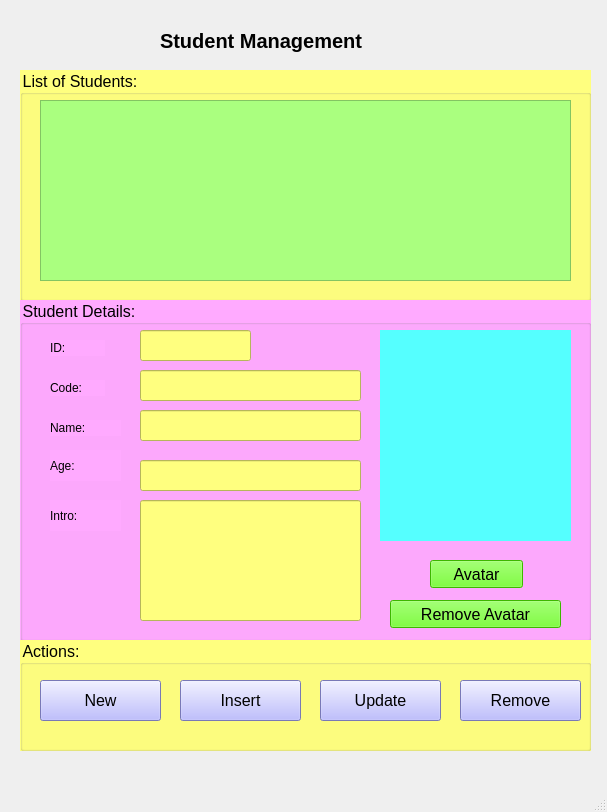
<?xml version="1.0" encoding="UTF-8"?>
<ui version="4.0">
 <class>MainWindow</class>
 <widget class="QMainWindow" name="MainWindow">
  <property name="geometry">
   <rect>
    <x>0</x>
    <y>0</y>
    <width>607</width>
    <height>812</height>
   </rect>
  </property>
  <property name="windowTitle">
   <string>Pham Vi Anh - K234111423 - Student Management</string>
  </property>
  <property name="windowIcon">
   <iconset>
    <normaloff>images/ic_avatar.jpg</normaloff>images/ic_avatar.jpg</iconset>
  </property>
  <widget class="QWidget" name="centralwidget">
   <widget class="QGroupBox" name="groupBox_3">
    <property name="geometry">
     <rect>
      <x>20</x>
      <y>70</y>
      <width>571</width>
      <height>231</height>
     </rect>
    </property>
    <property name="font">
     <font>
      <pointsize>12</pointsize>
     </font>
    </property>
    <property name="styleSheet">
     <string notr="true">background-color: rgb(255, 255, 127);</string>
    </property>
    <property name="title">
     <string>List of Students:</string>
    </property>
    <widget class="QTableWidget" name="tableWidgetStudent">
     <property name="geometry">
      <rect>
       <x>20</x>
       <y>30</y>
       <width>531</width>
       <height>181</height>
      </rect>
     </property>
     <property name="styleSheet">
      <string notr="true">background-color: rgb(170, 255, 127);</string>
     </property>
    </widget>
   </widget>
   <widget class="QLabel" name="label">
    <property name="geometry">
     <rect>
      <x>160</x>
      <y>20</y>
      <width>291</width>
      <height>41</height>
     </rect>
    </property>
    <property name="font">
     <font>
      <pointsize>15</pointsize>
      <weight>75</weight>
      <bold>true</bold>
     </font>
    </property>
    <property name="text">
     <string>Student Management</string>
    </property>
   </widget>
   <widget class="QGroupBox" name="groupBox_2">
    <property name="geometry">
     <rect>
      <x>20</x>
      <y>300</y>
      <width>571</width>
      <height>341</height>
     </rect>
    </property>
    <property name="font">
     <font>
      <pointsize>12</pointsize>
     </font>
    </property>
    <property name="styleSheet">
     <string notr="true">background-color: rgb(255, 170, 255);</string>
    </property>
    <property name="title">
     <string>Student Details:</string>
    </property>
    <widget class="QLabel" name="label_2">
     <property name="geometry">
      <rect>
       <x>30</x>
       <y>40</y>
       <width>55</width>
       <height>16</height>
      </rect>
     </property>
     <property name="text">
      <string>ID:</string>
     </property>
    </widget>
    <widget class="QLabel" name="label_3">
     <property name="geometry">
      <rect>
       <x>30</x>
       <y>80</y>
       <width>55</width>
       <height>16</height>
      </rect>
     </property>
     <property name="text">
      <string>Code:</string>
     </property>
    </widget>
    <widget class="QLabel" name="label_6">
     <property name="geometry">
      <rect>
       <x>30</x>
       <y>120</y>
       <width>71</width>
       <height>16</height>
      </rect>
     </property>
     <property name="text">
      <string>Name:</string>
     </property>
    </widget>
    <widget class="QLabel" name="label_7">
     <property name="geometry">
      <rect>
       <x>30</x>
       <y>150</y>
       <width>71</width>
       <height>31</height>
      </rect>
     </property>
     <property name="text">
      <string>Age:</string>
     </property>
    </widget>
    <widget class="QLabel" name="label_8">
     <property name="geometry">
      <rect>
       <x>30</x>
       <y>200</y>
       <width>71</width>
       <height>31</height>
      </rect>
     </property>
     <property name="text">
      <string>Intro:</string>
     </property>
    </widget>
    <widget class="QLineEdit" name="lineEditID">
     <property name="geometry">
      <rect>
       <x>120</x>
       <y>30</y>
       <width>111</width>
       <height>31</height>
      </rect>
     </property>
     <property name="styleSheet">
      <string notr="true">background-color: rgb(255, 255, 127);</string>
     </property>
    </widget>
    <widget class="QLineEdit" name="lineEditCode">
     <property name="geometry">
      <rect>
       <x>120</x>
       <y>70</y>
       <width>221</width>
       <height>31</height>
      </rect>
     </property>
     <property name="styleSheet">
      <string notr="true">background-color: rgb(255, 255, 127);</string>
     </property>
    </widget>
    <widget class="QLineEdit" name="lineEditName">
     <property name="geometry">
      <rect>
       <x>120</x>
       <y>110</y>
       <width>221</width>
       <height>31</height>
      </rect>
     </property>
     <property name="styleSheet">
      <string notr="true">background-color: rgb(255, 255, 127);</string>
     </property>
    </widget>
    <widget class="QLineEdit" name="lineEditAge">
     <property name="geometry">
      <rect>
       <x>120</x>
       <y>160</y>
       <width>221</width>
       <height>31</height>
      </rect>
     </property>
     <property name="styleSheet">
      <string notr="true">background-color: rgb(255, 255, 127);</string>
     </property>
    </widget>
    <widget class="QLineEdit" name="lineEditIntro">
     <property name="geometry">
      <rect>
       <x>120</x>
       <y>200</y>
       <width>221</width>
       <height>121</height>
      </rect>
     </property>
     <property name="styleSheet">
      <string notr="true">background-color: rgb(255, 255, 127);</string>
     </property>
    </widget>
    <widget class="QLabel" name="labelAvatar">
     <property name="geometry">
      <rect>
       <x>360</x>
       <y>30</y>
       <width>191</width>
       <height>211</height>
      </rect>
     </property>
     <property name="styleSheet">
      <string notr="true">background-color: rgb(85, 255, 255);</string>
     </property>
     <property name="text">
      <string/>
     </property>
    </widget>
    <widget class="QPushButton" name="pushButtonAvatar">
     <property name="geometry">
      <rect>
       <x>410</x>
       <y>260</y>
       <width>93</width>
       <height>28</height>
      </rect>
     </property>
     <property name="font">
      <font>
       <pointsize>12</pointsize>
      </font>
     </property>
     <property name="styleSheet">
      <string notr="true">background-color: rgb(85, 255, 0);</string>
     </property>
     <property name="text">
      <string>Avatar</string>
     </property>
    </widget>
    <widget class="QPushButton" name="pushButtonRemoveAvatar">
     <property name="geometry">
      <rect>
       <x>370</x>
       <y>300</y>
       <width>171</width>
       <height>28</height>
      </rect>
     </property>
     <property name="font">
      <font>
       <pointsize>12</pointsize>
      </font>
     </property>
     <property name="styleSheet">
      <string notr="true">background-color: rgb(85, 255, 0);</string>
     </property>
     <property name="text">
      <string>Remove Avatar</string>
     </property>
    </widget>
   </widget>
   <widget class="QGroupBox" name="groupBox">
    <property name="geometry">
     <rect>
      <x>20</x>
      <y>640</y>
      <width>571</width>
      <height>111</height>
     </rect>
    </property>
    <property name="font">
     <font>
      <pointsize>12</pointsize>
     </font>
    </property>
    <property name="styleSheet">
     <string notr="true">background-color: rgb(255, 255, 127);</string>
    </property>
    <property name="title">
     <string>Actions:</string>
    </property>
    <widget class="QPushButton" name="pushButtonNew">
     <property name="geometry">
      <rect>
       <x>20</x>
       <y>40</y>
       <width>121</width>
       <height>41</height>
      </rect>
     </property>
     <property name="font">
      <font>
       <pointsize>12</pointsize>
      </font>
     </property>
     <property name="styleSheet">
      <string notr="true">background-color: rgb(170, 170, 255);</string>
     </property>
     <property name="text">
      <string>New</string>
     </property>
     <property name="icon">
      <iconset>
       <normaloff>images/ic_new.png</normaloff>images/ic_new.png</iconset>
     </property>
     <property name="iconSize">
      <size>
       <width>30</width>
       <height>30</height>
      </size>
     </property>
    </widget>
    <widget class="QPushButton" name="pushButtonInsert">
     <property name="geometry">
      <rect>
       <x>160</x>
       <y>40</y>
       <width>121</width>
       <height>41</height>
      </rect>
     </property>
     <property name="font">
      <font>
       <pointsize>12</pointsize>
      </font>
     </property>
     <property name="styleSheet">
      <string notr="true">background-color: rgb(170, 170, 255);</string>
     </property>
     <property name="text">
      <string>Insert</string>
     </property>
     <property name="icon">
      <iconset>
       <normaloff>images/ic_save.png</normaloff>images/ic_save.png</iconset>
     </property>
     <property name="iconSize">
      <size>
       <width>30</width>
       <height>30</height>
      </size>
     </property>
    </widget>
    <widget class="QPushButton" name="pushButtonUpdate">
     <property name="geometry">
      <rect>
       <x>300</x>
       <y>40</y>
       <width>121</width>
       <height>41</height>
      </rect>
     </property>
     <property name="font">
      <font>
       <pointsize>12</pointsize>
      </font>
     </property>
     <property name="styleSheet">
      <string notr="true">background-color: rgb(170, 170, 255);</string>
     </property>
     <property name="text">
      <string>Update</string>
     </property>
     <property name="icon">
      <iconset>
       <normaloff>images/ic_update.png</normaloff>images/ic_update.png</iconset>
     </property>
     <property name="iconSize">
      <size>
       <width>30</width>
       <height>30</height>
      </size>
     </property>
    </widget>
    <widget class="QPushButton" name="pushButtonRemove">
     <property name="geometry">
      <rect>
       <x>440</x>
       <y>40</y>
       <width>121</width>
       <height>41</height>
      </rect>
     </property>
     <property name="font">
      <font>
       <pointsize>12</pointsize>
      </font>
     </property>
     <property name="styleSheet">
      <string notr="true">background-color: rgb(170, 170, 255);
</string>
     </property>
     <property name="text">
      <string>Remove</string>
     </property>
     <property name="icon">
      <iconset>
       <normaloff>images/ic_delete.png</normaloff>images/ic_delete.png</iconset>
     </property>
     <property name="iconSize">
      <size>
       <width>30</width>
       <height>30</height>
      </size>
     </property>
    </widget>
   </widget>
  </widget>
  <widget class="QMenuBar" name="menubar">
   <property name="geometry">
    <rect>
     <x>0</x>
     <y>0</y>
     <width>607</width>
     <height>26</height>
    </rect>
   </property>
  </widget>
  <widget class="QStatusBar" name="statusbar"/>
 </widget>
 <resources/>
 <connections/>
</ui>
